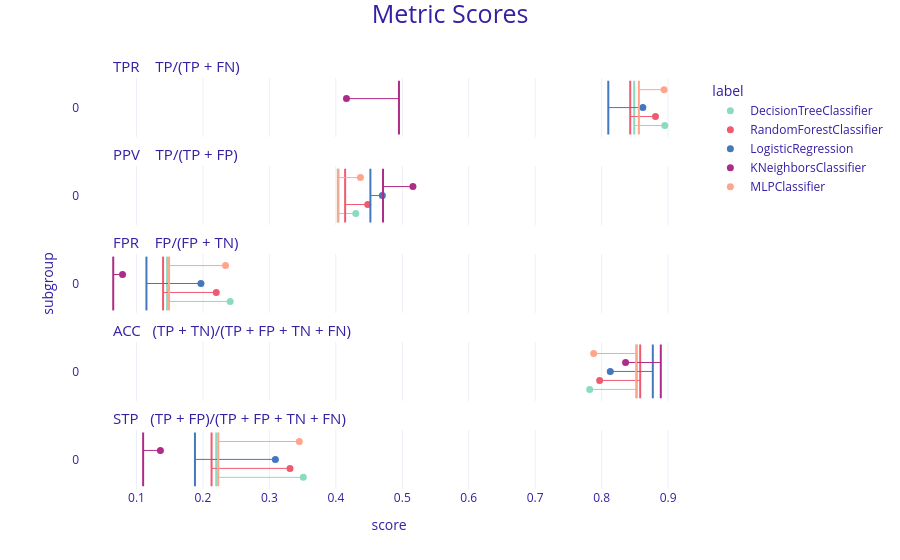

This figure's notebook cell:
### Markdown cell above
The fairness check plot provides a clear, at-a-glance visual summary of our models' bias. It graphs the ratio of the unprivileged group's metric (Male) divided by our baseline privileged group's metric (Female). 

**How to read the plot:**
* **The Center Line (1.0):** Represents perfect demographic parity. A bar ending exactly on this line means the model performs identically for both males and females.
* **The Safe Zone (White Band):** Represents our acceptable fairness threshold based on the four-fifths rule ($\epsilon$ = 0.8). As long as a model's bar ends inside this white area (between 0.8 and 1.25), it is considered fair for that specific metric. 
* **The Bias Zones (Red Regions):** Represent unacceptable disparity. Bars extending into the left red zone (< 0.8) indicate the metric is disproportionately higher for women. Bars extending into the right red zone (> 1.25) indicate the metric is disproportionately higher for men.

**Key Visual Takeaways:**
* **Equity in True Performance:** We can visually confirm that for Equal opportunity (TPR), Predictive parity (PPV), and Accuracy equality (ACC), the bars for all five models safely land within the central white band. 
* **Severe Bias in False Alarms:** Looking at the **Predictive equality ratio (FPR)** and **Statistical parity ratio (STP)**, there is a massive visual shift to the right. With the exception of the KNN model (which technically lingers just inside the white boundary), the bars for the Decision Tree, Random Forest, Logistic Regression, and MLP classifiers stretch deeply into the right-hand red zone. 
* **Clinical Conclusion:** Because the bars stretch to the *right* (> 1.25), it mathematically proves that the numerator (the Male score) is significantly larger than the denominator (the Female score) for these metrics. The plot vividly illustrates our previous conclusion: our top-performing models are heavily biased, over-predicting risk and generating false alarms for male patients at an unacceptable rate.

### **9.4.2 Metric scores (absolute values)**

### Code cell
#Using other plots. Metric scores
mf_tree.plot(objects= [mf_forest, mf_logreg, mf_knn, mf_mlp], type="metric_scores")

### Figure 1 — Plotly figure (JSON) as saved in the notebook; plotly's stock layout.template omitted (floating-point values rounded to 4 significant figures)
{"data": [{"customdata": [["0", "DecisionTreeClassifier"]], "hovertemplate": "<b>%{customdata[1]}</b><br>Subgroup: %{customdata[0]}<br>Score: %{x}<extra></extra>", "legendgroup": "DecisionTreeClassifier", "marker": {"color": "#8bdcbe", "size": 7, "symbol": "circle"}, "mode": "markers", "name": "DecisionTreeClassifier", "orientation": "v", "showlegend": true, "type": "scatter", "x": [0.895], "xaxis": "x5", "y": [0.1667], "yaxis": "y5"}, {"customdata": [["0", "DecisionTreeClassifier"]], "hovertemplate": "<b>%{customdata[1]}</b><br>Subgroup: %{customdata[0]}<br>Score: %{x}<extra></extra>", "legendgroup": "DecisionTreeClassifier", "marker": {"color": "#8bdcbe", "size": 7, "symbol": "circle"}, "mode": "markers", "name": "DecisionTreeClassifier", "orientation": "v", "showlegend": false, "type": "scatter", "x": [0.43], "xaxis": "x4", "y": [0.1667], "yaxis": "y4"}, {"customdata": [["0", "DecisionTreeClassifier"]], "hovertemplate": "<b>%{customdata[1]}</b><br>Subgroup: %{customdata[0]}<br>Score: %{x}<extra></extra>", "legendgroup": "DecisionTreeClassifier", "marker": {"color": "#8bdcbe", "size": 7, "symbol": "circle"}, "mode": "markers", "name": "DecisionTreeClassifier", "orientation": "v", "showlegend": false, "type": "scatter", "x": [0.241], "xaxis": "x3", "y": [0.1667], "yaxis": "y3"}, {"customdata": [["0", "DecisionTreeClassifier"]], "hovertemplate": "<b>%{customdata[1]}</b><br>Subgroup: %{customdata[0]}<br>Score: %{x}<extra></extra>", "legendgroup": "DecisionTreeClassifier", "marker": {"color": "#8bdcbe", "size": 7, "symbol": "circle"}, "mode": "markers", "name": "DecisionTreeClassifier", "orientation": "v", "showlegend": false, "type": "scatter", "x": [0.782], "xaxis": "x2", "y": [0.1667], "yaxis": "y2"}, {"customdata": [["0", "DecisionTreeClassifier"]], "hovertemplate": "<b>%{customdata[1]}</b><br>Subgroup: %{customdata[0]}<br>Score: %{x}<extra></extra>", "legendgroup": "DecisionTreeClassifier", "marker": {"color": "#8bdcbe", "size": 7, "symbol": "circle"}, "mode": "markers", "name": "DecisionTreeClassifier", "orientation": "v", "showlegend": false, "type": "scatter", "x": [0.351], "xaxis": "x", "y": [0.1667], "yaxis": "y"}, {"customdata": [["0", "RandomForestClassifier"]], "hovertemplate": "<b>%{customdata[1]}</b><br>Subgroup: %{customdata[0]}<br>Score: %{x}<extra></extra>", "legendgroup": "RandomForestClassifier", "marker": {"color": "#f05a71", "size": 7, "symbol": "circle"}, "mode": "markers", "name": "RandomForestClassifier", "orientation": "v", "showlegend": true, "type": "scatter", "x": [0.881], "xaxis": "x5", "y": [0.3333], "yaxis": "y5"}, {"customdata": [["0", "RandomForestClassifier"]], "hovertemplate": "<b>%{customdata[1]}</b><br>Subgroup: %{customdata[0]}<br>Score: %{x}<extra></extra>", "legendgroup": "RandomForestClassifier", "marker": {"color": "#f05a71", "size": 7, "symbol": "circle"}, "mode": "markers", "name": "RandomForestClassifier", "orientation": "v", "showlegend": false, "type": "scatter", "x": [0.448], "xaxis": "x4", "y": [0.3333], "yaxis": "y4"}, {"customdata": [["0", "RandomForestClassifier"]], "hovertemplate": "<b>%{customdata[1]}</b><br>Subgroup: %{customdata[0]}<br>Score: %{x}<extra></extra>", "legendgroup": "RandomForestClassifier", "marker": {"color": "#f05a71", "size": 7, "symbol": "circle"}, "mode": "markers", "name": "RandomForestClassifier", "orientation": "v", "showlegend": false, "type": "scatter", "x": [0.22], "xaxis": "x3", "y": [0.3333], "yaxis": "y3"}, {"customdata": [["0", "RandomForestClassifier"]], "hovertemplate": "<b>%{customdata[1]}</b><br>Subgroup: %{customdata[0]}<br>Score: %{x}<extra></extra>", "legendgroup": "RandomForestClassifier", "marker": {"color": "#f05a71", "size": 7, "symbol": "circle"}, "mode": "markers", "name": "RandomForestClassifier", "orientation": "v", "showlegend": false, "type": "scatter", "x": [0.797], "xaxis": "x2", "y": [0.3333], "yaxis": "y2"}, {"customdata": [["0", "RandomForestClassifier"]], "hovertemplate": "<b>%{customdata[1]}</b><br>Subgroup: %{customdata[0]}<br>Score: %{x}<extra></extra>", "legendgroup": "RandomForestClassifier", "marker": {"color": "#f05a71", "size": 7, "symbol": "circle"}, "mode": "markers", "name": "RandomForestClassifier", "orientation": "v", "showlegend": false, "type": "scatter", "x": [0.331], "xaxis": "x", "y": [0.3333], "yaxis": "y"}, {"customdata": [["0", "LogisticRegression"]], "hovertemplate": "<b>%{customdata[1]}</b><br>Subgroup: %{customdata[0]}<br>Score: %{x}<extra></extra>", "legendgroup": "LogisticRegression", "marker": {"color": "#4378bf", "size": 7, "symbol": "circle"}, "mode": "markers", "name": "LogisticRegression", "orientation": "v", "showlegend": true, "type": "scatter", "x": [0.862], "xaxis": "x5", "y": [0.5], "yaxis": "y5"}, {"customdata": [["0", "LogisticRegression"]], "hovertemplate": "<b>%{customdata[1]}</b><br>Subgroup: %{customdata[0]}<br>Score: %{x}<extra></extra>", "legendgroup": "LogisticRegression", "marker": {"color": "#4378bf", "size": 7, "symbol": "circle"}, "mode": "markers", "name": "LogisticRegression", "orientation": "v", "showlegend": false, "type": "scatter", "x": [0.47], "xaxis": "x4", "y": [0.5], "yaxis": "y4"}, {"customdata": [["0", "LogisticRegression"]], "hovertemplate": "<b>%{customdata[1]}</b><br>Subgroup: %{customdata[0]}<br>Score: %{x}<extra></extra>", "legendgroup": "LogisticRegression", "marker": {"color": "#4378bf", "size": 7, "symbol": "circle"}, "mode": "markers", "name": "LogisticRegression", "orientation": "v", "showlegend": false, "type": "scatter", "x": [0.197], "xaxis": "x3", "y": [0.5], "yaxis": "y3"}, {"customdata": [["0", "LogisticRegression"]], "hovertemplate": "<b>%{customdata[1]}</b><br>Subgroup: %{customdata[0]}<br>Score: %{x}<extra></extra>", "legendgroup": "LogisticRegression", "marker": {"color": "#4378bf", "size": 7, "symbol": "circle"}, "mode": "markers", "name": "LogisticRegression", "orientation": "v", "showlegend": false, "type": "scatter", "x": [0.813], "xaxis": "x2", "y": [0.5], "yaxis": "y2"}, {"customdata": [["0", "LogisticRegression"]], "hovertemplate": "<b>%{customdata[1]}</b><br>Subgroup: %{customdata[0]}<br>Score: %{x}<extra></extra>", "legendgroup": "LogisticRegression", "marker": {"color": "#4378bf", "size": 7, "symbol": "circle"}, "mode": "markers", "name": "LogisticRegression", "orientation": "v", "showlegend": false, "type": "scatter", "x": [0.309], "xaxis": "x", "y": [0.5], "yaxis": "y"}, {"customdata": [["0", "KNeighborsClassifier"]], "hovertemplate": "<b>%{customdata[1]}</b><br>Subgroup: %{customdata[0]}<br>Score: %{x}<extra></extra>", "legendgroup": "KNeighborsClassifier", "marker": {"color": "#ae2c87", "size": 7, "symbol": "circle"}, "mode": "markers", "name": "KNeighborsClassifier", "orientation": "v", "showlegend": true, "type": "scatter", "x": [0.416], "xaxis": "x5", "y": [0.6667], "yaxis": "y5"}, {"customdata": [["0", "KNeighborsClassifier"]], "hovertemplate": "<b>%{customdata[1]}</b><br>Subgroup: %{customdata[0]}<br>Score: %{x}<extra></extra>", "legendgroup": "KNeighborsClassifier", "marker": {"color": "#ae2c87", "size": 7, "symbol": "circle"}, "mode": "markers", "name": "KNeighborsClassifier", "orientation": "v", "showlegend": false, "type": "scatter", "x": [0.516], "xaxis": "x4", "y": [0.6667], "yaxis": "y4"}, {"customdata": [["0", "KNeighborsClassifier"]], "hovertemplate": "<b>%{customdata[1]}</b><br>Subgroup: %{customdata[0]}<br>Score: %{x}<extra></extra>", "legendgroup": "KNeighborsClassifier", "marker": {"color": "#ae2c87", "size": 7, "symbol": "circle"}, "mode": "markers", "name": "KNeighborsClassifier", "orientation": "v", "showlegend": false, "type": "scatter", "x": [0.079], "xaxis": "x3", "y": [0.6667], "yaxis": "y3"}, {"customdata": [["0", "KNeighborsClassifier"]], "hovertemplate": "<b>%{customdata[1]}</b><br>Subgroup: %{customdata[0]}<br>Score: %{x}<extra></extra>", "legendgroup": "KNeighborsClassifier", "marker": {"color": "#ae2c87", "size": 7, "symbol": "circle"}, "mode": "markers", "name": "KNeighborsClassifier", "orientation": "v", "showlegend": false, "type": "scatter", "x": [0.836], "xaxis": "x2", "y": [0.6667], "yaxis": "y2"}, {"customdata": [["0", "KNeighborsClassifier"]], "hovertemplate": "<b>%{customdata[1]}</b><br>Subgroup: %{customdata[0]}<br>Score: %{x}<extra></extra>", "legendgroup": "KNeighborsClassifier", "marker": {"color": "#ae2c87", "size": 7, "symbol": "circle"}, "mode": "markers", "name": "KNeighborsClassifier", "orientation": "v", "showlegend": false, "type": "scatter", "x": [0.136], "xaxis": "x", "y": [0.6667], "yaxis": "y"}, {"customdata": [["0", "MLPClassifier"]], "hovertemplate": "<b>%{customdata[1]}</b><br>Subgroup: %{customdata[0]}<br>Score: %{x}<extra></extra>", "legendgroup": "MLPClassifier", "marker": {"color": "#ffa58c", "size": 7, "symbol": "circle"}, "mode": "markers", "name": "MLPClassifier", "orientation": "v", "showlegend": true, "type": "scatter", "x": [0.894], "xaxis": "x5", "y": [0.8333], "yaxis": "y5"}, {"customdata": [["0", "MLPClassifier"]], "hovertemplate": "<b>%{customdata[1]}</b><br>Subgroup: %{customdata[0]}<br>Score: %{x}<extra></extra>", "legendgroup": "MLPClassifier", "marker": {"color": "#ffa58c", "size": 7, "symbol": "circle"}, "mode": "markers", "name": "MLPClassifier", "orientation": "v", "showlegend": false, "type": "scatter", "x": [0.437], "xaxis": "x4", "y": [0.8333], "yaxis": "y4"}, {"customdata": [["0", "MLPClassifier"]], "hovertemplate": "<b>%{customdata[1]}</b><br>Subgroup: %{customdata[0]}<br>Score: %{x}<extra></extra>", "legendgroup": "MLPClassifier", "marker": {"color": "#ffa58c", "size": 7, "symbol": "circle"}, "mode": "markers", "name": "MLPClassifier", "orientation": "v", "showlegend": false, "type": "scatter", "x": [0.234], "xaxis": "x3", "y": [0.8333], "yaxis": "y3"}, {"customdata": [["0", "MLPClassifier"]], "hovertemplate": "<b>%{customdata[1]}</b><br>Subgroup: %{customdata[0]}<br>Score: %{x}<extra></extra>", "legendgroup": "MLPClassifier", "marker": {"color": "#ffa58c", "size": 7, "symbol": "circle"}, "mode": "markers", "name": "MLPClassifier", "orientation": "v", "showlegend": false, "type": "scatter", "x": [0.788], "xaxis": "x2", "y": [0.8333], "yaxis": "y2"}, {"customdata": [["0", "MLPClassifier"]], "hovertemplate": "<b>%{customdata[1]}</b><br>Subgroup: %{customdata[0]}<br>Score: %{x}<extra></extra>", "legendgroup": "MLPClassifier", "marker": {"color": "#ffa58c", "size": 7, "symbol": "circle"}, "mode": "markers", "name": "MLPClassifier", "orientation": "v", "showlegend": false, "type": "scatter", "x": [0.345], "xaxis": "x", "y": [0.8333], "yaxis": "y"}], "layout": {"annotations": [{"font": {"size": 15}, "showarrow": false, "text": "STP   (TP + FP)/(TP + FP + TN + FN)", "x": 0.05, "xanchor": "left", "xref": "paper", "y": 0.144, "yanchor": "bottom", "yref": "paper"}, {"font": {"size": 15}, "showarrow": false, "text": "ACC   (TP + TN)/(TP + FP + TN + FN)", "x": 0.05, "xanchor": "left", "xref": "paper", "y": 0.358, "yanchor": "bottom", "yref": "paper"}, {"font": {"size": 15}, "showarrow": false, "text": "FPR    FP/(FP + TN)", "x": 0.05, "xanchor": "left", "xref": "paper", "y": 0.572, "yanchor": "bottom", "yref": "paper"}, {"font": {"size": 15}, "showarrow": false, "text": "PPV    TP/(TP + FP)", "x": 0.05, "xanchor": "left", "xref": "paper", "y": 0.786, "yanchor": "bottom", "yref": "paper"}, {"font": {"size": 15}, "showarrow": false, "text": "TPR    TP/(TP + FN)", "x": 0.05, "xanchor": "left", "xref": "paper", "y": 1, "yanchor": "bottom", "yref": "paper"}], "font": {"color": "#371ea3"}, "legend": {"title": {"text": "label"}, "tracegroupgap": 0}, "margin": {"b": 71, "r": 30, "t": 78}, "shapes": [{"line": {"color": "#8bdcbe", "width": 1}, "type": "line", "x0": 0.895, "x1": 0.849, "xref": "x", "y0": 0.1667, "y1": 0.1667, "yref": "y5"}, {"line": {"color": "#8bdcbe", "width": 2}, "type": "line", "x0": 0.849, "x1": 0.849, "xref": "x", "y0": 0, "y1": 1, "yref": "y5"}, {"line": {"color": "#f05a71", "width": 1}, "type": "line", "x0": 0.881, "x1": 0.843, "xref": "x", "y0": 0.3333, "y1": 0.3333, "yref": "y5"}, {"line": {"color": "#f05a71", "width": 2}, "type": "line", "x0": 0.843, "x1": 0.843, "xref": "x", "y0": 0, "y1": 1, "yref": "y5"}, {"line": {"color": "#4378bf", "width": 1}, "type": "line", "x0": 0.862, "x1": 0.81, "xref": "x", "y0": 0.5, "y1": 0.5, "yref": "y5"}, {"line": {"color": "#4378bf", "width": 2}, "type": "line", "x0": 0.81, "x1": 0.81, "xref": "x", "y0": 0, "y1": 1, "yref": "y5"}, {"line": {"color": "#ae2c87", "width": 1}, "type": "line", "x0": 0.416, "x1": 0.495, "xref": "x", "y0": 0.6667, "y1": 0.6667, "yref": "y5"}, {"line": {"color": "#ae2c87", "width": 2}, "type": "line", "x0": 0.495, "x1": 0.495, "xref": "x", "y0": 0, "y1": 1, "yref": "y5"}, {"line": {"color": "#ffa58c", "width": 1}, "type": "line", "x0": 0.894, "x1": 0.856, "xref": "x", "y0": 0.8333, "y1": 0.8333, "yref": "y5"}, {"line": {"color": "#ffa58c", "width": 2}, "type": "line", "x0": 0.856, "x1": 0.856, "xref": "x", "y0": 0, "y1": 1, "yref": "y5"}, {"line": {"color": "#8bdcbe", "width": 1}, "type": "line", "x0": 0.43, "x1": 0.404, "xref": "x", "y0": 0.1667, "y1": 0.1667, "yref": "y4"}, {"line": {"color": "#8bdcbe", "width": 2}, "type": "line", "x0": 0.404, "x1": 0.404, "xref": "x", "y0": 0, "y1": 1, "yref": "y4"}, {"line": {"color": "#f05a71", "width": 1}, "type": "line", "x0": 0.448, "x1": 0.414, "xref": "x", "y0": 0.3333, "y1": 0.3333, "yref": "y4"}, {"line": {"color": "#f05a71", "width": 2}, "type": "line", "x0": 0.414, "x1": 0.414, "xref": "x", "y0": 0, "y1": 1, "yref": "y4"}, {"line": {"color": "#4378bf", "width": 1}, "type": "line", "x0": 0.47, "x1": 0.452, "xref": "x", "y0": 0.5, "y1": 0.5, "yref": "y4"}, {"line": {"color": "#4378bf", "width": 2}, "type": "line", "x0": 0.452, "x1": 0.452, "xref": "x", "y0": 0, "y1": 1, "yref": "y4"}, {"line": {"color": "#ae2c87", "width": 1}, "type": "line", "x0": 0.516, "x1": 0.471, "xref": "x", "y0": 0.6667, "y1": 0.6667, "yref": "y4"}, {"line": {"color": "#ae2c87", "width": 2}, "type": "line", "x0": 0.471, "x1": 0.471, "xref": "x", "y0": 0, "y1": 1, "yref": "y4"}, {"line": {"color": "#ffa58c", "width": 1}, "type": "line", "x0": 0.437, "x1": 0.403, "xref": "x", "y0": 0.8333, "y1": 0.8333, "yref": "y4"}, {"line": {"color": "#ffa58c", "width": 2}, "type": "line", "x0": 0.403, "x1": 0.403, "xref": "x", "y0": 0, "y1": 1, "yref": "y4"}, {"line": {"color": "#8bdcbe", "width": 1}, "type": "line", "x0": 0.241, "x1": 0.146, "xref": "x", "y0": 0.1667, "y1": 0.1667, "yref": "y3"}, {"line": {"color": "#8bdcbe", "width": 2}, "type": "line", "x0": 0.146, "x1": 0.146, "xref": "x", "y0": 0, "y1": 1, "yref": "y3"}, {"line": {"color": "#f05a71", "width": 1}, "type": "line", "x0": 0.22, "x1": 0.14, "xref": "x", "y0": 0.3333, "y1": 0.3333, "yref": "y3"}, {"line": {"color": "#f05a71", "width": 2}, "type": "line", "x0": 0.14, "x1": 0.14, "xref": "x", "y0": 0, "y1": 1, "yref": "y3"}, {"line": {"color": "#4378bf", "width": 1}, "type": "line", "x0": 0.197, "x1": 0.115, "xref": "x", "y0": 0.5, "y1": 0.5, "yref": "y3"}, {"line": {"color": "#4378bf", "width": 2}, "type": "line", "x0": 0.115, "x1": 0.115, "xref": "x", "y0": 0, "y1": 1, "yref": "y3"}, {"line": {"color": "#ae2c87", "width": 1}, "type": "line", "x0": 0.079, "x1": 0.065, "xref": "x", "y0": 0.6667, "y1": 0.6667, "yref": "y3"}, {"line": {"color": "#ae2c87", "width": 2}, "type": "line", "x0": 0.065, "x1": 0.065, "xref": "x", "y0": 0, "y1": 1, "yref": "y3"}, {"line": {"color": "#ffa58c", "width": 1}, "type": "line", "x0": 0.234, "x1": 0.149, "xref": "x", "y0": 0.8333, "y1": 0.8333, "yref": "y3"}, {"line": {"color": "#ffa58c", "width": 2}, "type": "line", "x0": 0.149, "x1": 0.149, "xref": "x", "y0": 0, "y1": 1, "yref": "y3"}, {"line": {"color": "#8bdcbe", "width": 1}, "type": "line", "x0": 0.782, "x1": 0.853, "xref": "x", "y0": 0.1667, "y1": 0.1667, "yref": "y2"}, {"line": {"color": "#8bdcbe", "width": 2}, "type": "line", "x0": 0.853, "x1": 0.853, "xref": "x", "y0": 0, "y1": 1, "yref": "y2"}, {"line": {"color": "#f05a71", "width": 1}, "type": "line", "x0": 0.797, "x1": 0.858, "xref": "x", "y0": 0.3333, "y1": 0.3333, "yref": "y2"}, {"line": {"color": "#f05a71", "width": 2}, "type": "line", "x0": 0.858, "x1": 0.858, "xref": "x", "y0": 0, "y1": 1, "yref": "y2"}, {"line": {"color": "#4378bf", "width": 1}, "type": "line", "x0": 0.813, "x1": 0.877, "xref": "x", "y0": 0.5, "y1": 0.5, "yref": "y2"}, {"line": {"color": "#4378bf", "width": 2}, "type": "line", "x0": 0.877, "x1": 0.877, "xref": "x", "y0": 0, "y1": 1, "yref": "y2"}, {"line": {"color": "#ae2c87", "width": 1}, "type": "line", "x0": 0.836, "x1": 0.889, "xref": "x", "y0": 0.6667, "y1": 0.6667, "yref": "y2"}, {"line": {"color": "#ae2c87", "width": 2}, "type": "line", "x0": 0.889, "x1": 0.889, "xref": "x", "y0": 0, "y1": 1, "yref": "y2"}, {"line": {"color": "#ffa58c", "width": 1}, "type": "line", "x0": 0.788, "x1": 0.852, "xref": "x", "y0": 0.8333, "y1": 0.8333, "yref": "y2"}, {"line": {"color": "#ffa58c", "width": 2}, "type": "line", "x0": 0.852, "x1": 0.852, "xref": "x", "y0": 0, "y1": 1, "yref": "y2"}, {"line": {"color": "#8bdcbe", "width": 1}, "type": "line", "x0": 0.351, "x1": 0.22, "xref": "x", "y0": 0.1667, "y1": 0.1667, "yref": "y"}, {"line": {"color": "#8bdcbe", "width": 2}, "type": "line", "x0": 0.22, "x1": 0.22, "xref": "x", "y0": 0, "y1": 1, "yref": "y"}, {"line": {"color": "#f05a71", "width": 1}, "type": "line", "x0": 0.331, "x1": 0.213, "xref": "x", "y0": 0.3333, "y1": 0.3333, "yref": "y"}, {"line": {"color": "#f05a71", "width": 2}, "type": "line", "x0": 0.213, "x1": 0.213, "xref": "x", "y0": 0, "y1": 1, "yref": "y"}, {"line": {"color": "#4378bf", "width": 1}, "type": "line", "x0": 0.309, "x1": 0.188, "xref": "x", "y0": 0.5, "y1": 0.5, "yref": "y"}, {"line": {"color": "#4378bf", "width": 2}, "type": "line", "x0": 0.188, "x1": 0.188, "xref": "x", "y0": 0, "y1": 1, "yref": "y"}, {"line": {"color": "#ae2c87", "width": 1}, "type": "line", "x0": 0.136, "x1": 0.11, "xref": "x", "y0": 0.6667, "y1": 0.6667, "yref": "y"}, {"line": {"color": "#ae2c87", "width": 2}, "type": "line", "x0": 0.11, "x1": 0.11, "xref": "x", "y0": 0, "y1": 1, "yref": "y"}, {"line": {"color": "#ffa58c", "width": 1}, "type": "line", "x0": 0.345, "x1": 0.223, "xref": "x", "y0": 0.8333, "y1": 0.8333, "yref": "y"}, {"line": {"color": "#ffa58c", "width": 2}, "type": "line", "x0": 0.223, "x1": 0.223, "xref": "x", "y0": 0, "y1": 1, "yref": "y"}], "title": {"font": {"size": 25}, "text": "Metric Scores", "x": 0.5, "y": 0.99}, "xaxis": {"anchor": "y", "domain": [0, 1], "range": [0.015, 0.945], "tickvals": [0, 0.1, 0.2, 0.3, 0.4, 0.5, 0.6, 0.7, 0.8, 0.9, 1], "title": {"text": "score"}}, "xaxis2": {"anchor": "y2", "domain": [0, 1], "matches": "x", "range": [0.015, 0.945], "showticklabels": false, "tickvals": [0, 0.1, 0.2, 0.3, 0.4, 0.5, 0.6, 0.7, 0.8, 0.9, 1]}, "xaxis3": {"anchor": "y3", "domain": [0, 1], "matches": "x", "range": [0.015, 0.945], "showticklabels": false, "tickvals": [0, 0.1, 0.2, 0.3, 0.4, 0.5, 0.6, 0.7, 0.8, 0.9, 1]}, "xaxis4": {"anchor": "y4", "domain": [0, 1], "matches": "x", "range": [0.015, 0.945], "showticklabels": false, "tickvals": [0, 0.1, 0.2, 0.3, 0.4, 0.5, 0.6, 0.7, 0.8, 0.9, 1]}, "xaxis5": {"anchor": "y5", "domain": [0, 1], "matches": "x", "range": [0.015, 0.945], "showticklabels": false, "tickvals": [0, 0.1, 0.2, 0.3, 0.4, 0.5, 0.6, 0.7, 0.8, 0.9, 1]}, "yaxis": {"anchor": "x", "domain": [0, 0.144], "range": [-0.05, 1.05], "showgrid": false, "ticktext": ["0"], "tickvals": [0.5], "title": {"text": ""}, "zeroline": false}, "yaxis2": {"anchor": "x2", "domain": [0.214, 0.358], "matches": "y", "range": [-0.05, 1.05], "showgrid": false, "ticktext": ["0"], "tickvals": [0.5], "title": {"text": ""}, "zeroline": false}, "yaxis3": {"anchor": "x3", "domain": [0.428, 0.572], "matches": "y", "range": [-0.05, 1.05], "showgrid": false, "ticktext": ["0"], "tickvals": [0.5], "title": {"text": "subgroup"}, "zeroline": false}, "yaxis4": {"anchor": "x4", "domain": [0.642, 0.786], "matches": "y", "range": [-0.05, 1.05], "showgrid": false, "ticktext": ["0"], "tickvals": [0.5], "title": {"text": ""}, "zeroline": false}, "yaxis5": {"anchor": "x5", "domain": [0.856, 1], "matches": "y", "range": [-0.05, 1.05], "showgrid": false, "ticktext": ["0"], "tickvals": [0.5], "title": {"text": ""}, "zeroline": false}}}
